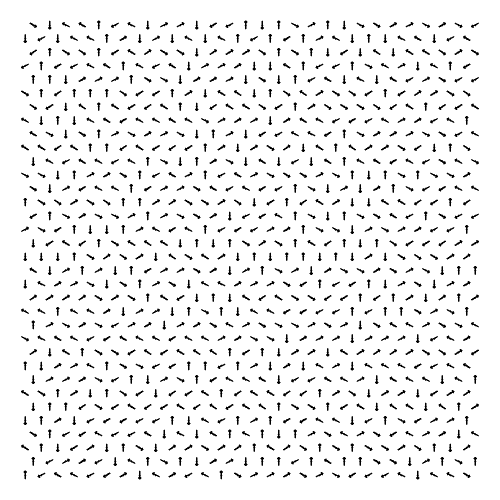
#> input picture img.png, 1000 x 1000 px (shown at 1/2 size)
$ python y-shaped-lattice-reader.py img.png
#> lines starting #> are read from the running program, lines starting #| are printed output that depends on the picture; after the words box and inside, x2 and y2 are one past the last pixel; in counts of white or black regions, pixels touching at a corner belong together; long printed decimals are rounded
### nodeNetwork.py
"""
This file contains the class NodeNetwork which is meant to be an abstract class to contain a network of points over an image.
The class is given an image, 4 corners of a quadrangle, and a number of rows and columns, it then creates a grid over the image of sample points.
You must implement the method getSamplePointsFromSquare() in order to get the sample points to show up in the image.
One "square" should generally be a small repeatable unit for the pattern of the sample. (e.g. one island cluster, one island, etc)

Once the grid is created, it can be split at a given row/col in order to create another "fixed point" which can be moved around.
The NodeNetwork will interpolate a grid between every quadrangle of four fixed points, allowing flexibility for a user to account for distortion in an image.
The output of the nodenetwork will generally just be reading the color of each of the sample points.
"""

import cv2
import numpy as np
import math
from random import random, sample
import time

#constants
WHITE=(255,255,255)
BLACK=(0,0,0)
GREEN=(0,255,0)
BLUE=(255,0,0)
RED=(0,0,255)

#takes in an [x1,y1] and [x2,y2] and returns their distance
def dist(point1, point2):
    return math.sqrt(math.pow(point1[0] - point2[0], 2)+math.pow(point1[1] - point2[1], 2))
#takes in an [x1,y1] and [x2,y2] and returns a point a certain percent between the two
def getIntermediate(point1,point2,percent):
    return [(point2[0]-point1[0])*percent+point1[0], (point2[1]-point1[1])*percent+point1[1]]


#Basic class to hold an x and y value
class Node:
    def __init__(self,x,y):
        self.x=x;
        self.y=y;
    def xyAsIntTuple(self):
        return (int(self.x),int(self.y))
    def xyAsArray(self):
        return [self.x,self.y]
    def drawLineTo(self,node,im):
        im=cv2.line(im, self.xyAsIntTuple(), node.xyAsIntTuple(), RED, 2)
    def copy(self):
        return Node(self.x,self.y)
    def __str__(self):
        return "("+str(self.x)+","+str(self.y)+")"

#turns [x,y] into (x,y)
def xyArrayToIntTuple(arr):
    return (int(arr[0]),int(arr[1]))


#main class
class NodeNetwork:
    def __init__(self,topLeft,topRight,bottomLeft,bottomRight,rows, cols, image,pointSampleRadius=5):
        self.image=image;
        #how far around the pixel to look when determining the color of a point
        assert(pointSampleRadius%2==1)#must be odd
        self.pointSampleWidth=pointSampleRadius
        self.bwImage=self.makeBWImage(image)

        #number of rows and columns
        self.rows=rows;
        self.cols=cols;

        #variables to help with point dragging
        self.selectedPoint=None;
        self.dragging=False

        #format {row: rowIndex, col:colIndex, node:Node}
        self.fixedPoints=[
        {"row":0,"col":0,"node":topLeft},
        {"row":0,"col":cols-1,"node":topRight},
        {"row":rows-1,"col":0,"node":bottomLeft},
        {"row":rows-1, "col":cols-1, "node":bottomRight}
            ]

        #defines boundaries
        self.topLeft=self.fixedPoints[0]["node"];
        self.topRight=self.fixedPoints[1]["node"];
        self.bottomLeft=self.fixedPoints[2]["node"];
        self.bottomRight=self.fixedPoints[3]["node"];

        #rows and columns which contain fixed points
        self.fixedRows=[0,rows-1]
        self.fixedCols=[0,cols-1]


        #array of stored samplepoints
        self.samplePoints=[]
        self.setSamplePoints()

    #turn an image black and white so that it can be easily sampled to find the color of a point
    def makeBWImage(self,image):
        avg_color_per_row = np.average(image, axis=0)
        avg_color = np.average(avg_color_per_row, axis=0)
        avg=np.average(avg_color,axis=0)
        print("Average color:",avg)

        blur = cv2.GaussianBlur(image,(self.pointSampleWidth,self.pointSampleWidth),0)
        self.blurredImage=blur
        ret,self.BWImage=cv2.threshold(blur,avg,255,cv2.THRESH_BINARY)
        cv2.imwrite("bw.jpg", self.BWImage);

    # [33 lines left out: functions countErrors, jiggleNearestFixedPoint, not called in this run]


    #draws the current grid onto an image
    def draw(self,im):

        #draw all fixed points
        sortedPoints=self.getSortedFixedPoints()
        for (i,point) in enumerate(self.getSortedFixedPoints()):
            #draw fixed point
            im=cv2.circle(im,point["node"].xyAsIntTuple(), 5,RED,-1)

            #hasGrid represents if the point is the topLeft corner of a subgrid
            hasGrid=True;
            topLeft=point
            topLeftCoord=point["node"].xyAsArray()
            if(i==len(sortedPoints)-1):#bottomLeftCorner
                hasGrid=False
            elif(point["row"]==self.rows-1):#bottomRow
                hasGrid=False
            elif(point["col"]==self.cols-1):#last col
                hasGrid=False
            else:#has a valid grid
                #if it has a valid grid then get the coordinants of the verticies
                topRight=sortedPoints[i+1]
                bottomLeft=sortedPoints[i+len(self.fixedCols)]
                bottomRight=sortedPoints[i+len(self.fixedCols)+1]
                cols=topRight["col"]-topLeft["col"]
                rows=bottomLeft["row"]-topLeft["row"]

                topRightCoord=topRight["node"].xyAsArray()
                bottomLeftCoord=bottomLeft["node"].xyAsArray()
                bottomRightCoord=bottomRight["node"].xyAsArray()

                #draw the outline and grid
                im=cv2.line(im,xyArrayToIntTuple(topLeftCoord),xyArrayToIntTuple(topRightCoord),BLACK,1)
                im=cv2.line(im,xyArrayToIntTuple(topLeftCoord),xyArrayToIntTuple(bottomLeftCoord),BLACK,1)
                im=cv2.line(im,xyArrayToIntTuple(bottomLeftCoord),xyArrayToIntTuple(bottomRightCoord),BLACK,1)
                im=cv2.line(im,xyArrayToIntTuple(topRightCoord),xyArrayToIntTuple(bottomRightCoord),BLACK,1)

                for (startX,startY,endX,endY) in zip(np.linspace(topLeftCoord[0],topRightCoord[0],cols+1), np.linspace(topLeftCoord[1],topRightCoord[1],cols+1), np.linspace(bottomLeftCoord[0],bottomRightCoord[0],cols+1), np.linspace(bottomLeftCoord[1],bottomRightCoord[1],cols+1)):
                    im=cv2.line(im,(int(startX),int(startY)),(int(endX),int(endY)),RED,1)
                for (startX,startY,endX,endY) in zip(np.linspace(topLeftCoord[0],bottomLeftCoord[0],rows+1), np.linspace(topLeftCoord[1],bottomLeftCoord[1],rows+1), np.linspace(topRightCoord[0],bottomRightCoord[0],rows+1), np.linspace(topRightCoord[1],bottomRightCoord[1],rows+1)):
                    im=cv2.line(im,(int(startX),int(startY)),(int(endX),int(endY)),RED,1)

        #draw the sample points if we are not dragging
        if not self.dragging:
            self.drawSamplePoints(im)

    def drawSamplePoints(self,im):
        samplePoints=self.samplePoints
        for (rowI, row) in enumerate(samplePoints):
            for (vertexI, vertex) in enumerate(row):
                for (pointI, point) in enumerate(vertex):
                    #Draw Point based on color
                    if(point[2]==1):
                        color=RED
                    elif(point[2]==0):
                        color=GREEN
                    elif(point[2]==-1):
                        color=BLUE

                    im=cv2.circle(im,(int(point[0]),int(point[1])),2,color,-1)

                    #Check for errors:
                    if(self.hasError(samplePoints,rowI,vertexI,pointI)):
                        im=cv2.circle(im,(int(point[0]),int(point[1])),5,GREEN,2)

    #given a given row, vertex, point. Determine if there is an error or not
    def hasError(self, samplePoints, rowI, vertexI, pointI):
        raise Exception("You need to define this function")

    #generates the grid based on the subgrids
    def getGrid(self):
        #generate an empty grid representing each point
        grid=[]
        for row in range(self.rows):
            grid.append([])
            for col in range(self.cols):
                grid[len(grid)-1].append("")

        #loop through each fixed point and draw the grid that it is the top left of
        sortedPoints=self.getSortedFixedPoints()
        for (i,point) in enumerate(self.getSortedFixedPoints()):

            #make sure that point is the topleft ofo a grid and not an edge
            hasGrid=True;
            topLeft=point
            topLeftCoord=point["node"].xyAsArray()
            if(i==len(sortedPoints)-1):#bottomLeftCorner
                hasGrid=False
            elif(point["row"]==self.rows-1):#bottomRow
                hasGrid=False
            elif(point["col"]==self.cols-1):#last col
                hasGrid=False
            else:#has a valid grid
                #get grid coordinates if valid grid
                topRight=sortedPoints[i+1]
                bottomLeft=sortedPoints[i+len(self.fixedCols)]
                bottomRight=sortedPoints[i+len(self.fixedCols)+1]
                cols=topRight["col"]-topLeft["col"]
                rows=bottomLeft["row"]-topLeft["row"]

                topRightCoord=topRight["node"].xyAsArray()
                bottomLeftCoord=bottomLeft["node"].xyAsArray()
                bottomRightCoord=bottomRight["node"].xyAsArray()

            #get all the points in that subgrid
            if(hasGrid):
                for (rowI, rowStartX,rowStartY,rowEndX,rowEndY) in  zip(range(0,rows+1), np.linspace(topLeftCoord[0],bottomLeftCoord[0],rows+1), np.linspace(topLeftCoord[1],bottomLeftCoord[1],rows+1), np.linspace(topRightCoord[0],bottomRightCoord[0],rows+1), np.linspace(topRightCoord[1],bottomRightCoord[1],rows+1)):
                    for(colI, pointX, pointY) in zip(range(0,cols+1), np.linspace(rowStartX,rowEndX,cols+1), np.linspace(rowStartY,rowEndY,cols+1)):
                        grid[point["row"]+rowI][point["col"]+colI]=[pointX,pointY]
        return grid

    #given an x, y. Find whether that point in the image should be considered black or white
    # [29 lines left out: function sampleImageColor, not called in this run]

    #same as sampling a color but only returns 1 or -1
    def sampleImage(self,x,y):
        if int(y)<0 or int(y)>=len(self.BWImage) or int(x)<0 or int(x)>=len(self.BWImage[int(y)]):
            return 0
        color=self.BWImage[int(y)][int(x)][0]
        if(color>127):
            return 1
        return -1

    #get sample points as [row][vertex][island] which is an array [x,y,color]
    def setSamplePoints(self):
        image=self.image


        grid=self.getGrid()
        samplePoints=[]
        for (rowI, row) in enumerate(grid[:-1]):
            samplePoints.append([])
            for (pointI,point) in enumerate(row[:-1]):

                #get corners of square
                topLeft=point
                topRight=grid[rowI][pointI+1]
                bottomLeft=grid[rowI+1][pointI]
                bottomRight=grid[rowI+1][pointI+1]

                squareSamplePoints=self.getSamplePointsFromSquare(topLeft,topRight,bottomLeft,bottomRight, row=rowI, col=pointI)
                #get what color each point is

                for samplePoint in squareSamplePoints:

                    samplePoint.append(self.sampleImage(samplePoint[0],samplePoint[1]))


                samplePoints[-1].append(squareSamplePoints)
        self.samplePoints=samplePoints

    def getSamplePointsFromSquare(self,topLeft,topRight,bottomLeft,bottomRight,row=0):
        raise Exception("You need to define this function")

    #given an x,y find the nearest sample point and cycle it between black/white/error states
    # [56 lines left out: functions toggleNearestSamplePoint, getNearestPoint, getNearestFixedPoint, getNearestSamplePoint, not called in this run]

    def selectNearestFixedPoint(self,x,y):
        self.selectedPoint=self.getNearestFixedPoint(x,y)

    #splits gridi into four at the closest ponit
    def splitAtClosestPoint(self,x,y):
        a=self.getNearestPoint(x,y)
        self.addFixedPointRecursive(Node(a["point"][0], a["point"][1]), a["row"], a["col"])

    #get the position of a point at given row and column
    def getPointPosition(self,row,col):
        return self.getGrid()[row][col]

    #adds a fixed point to a row and col
    #BE CAREFUL IT WILL NOT CHECK IF OTHER POINTS NEED TO BE ADDED TO MAKE EVERYTHING SQUARE
    def addFixedPointNotRecursive(self,node,row,col):
        for fixedPoint in self.fixedPoints:
            if(fixedPoint["row"]==row and fixedPoint["col"]==col):
                return;


        if row not in self.fixedRows:
            self.fixedRows.append(row)
        if col not in self.fixedCols:
            self.fixedCols.append(col)
        self.fixedPoints.append({"row":row, "col":col, "node":node})

    #safe to use function to make a given row and col location a fixed point
    #(not actually recursive, it is just called that from when it used to be)
    # [17 lines left out: function addFixedPointRecursive, not called in this run]

    #get fixed points sorted left-to-right, top-to-bottom
    def getSortedFixedPoints(self):
        def eval(node):
            return node["row"]*2*self.cols+node["col"]
        self.fixedPoints.sort(key=eval)
        return self.fixedPoints

    #drag to x,y
    # [26 lines left out: functions updateDragging, stopDragging, drawData, not called in this run]

    #spit out all the point data. Generally it is better to  reemplement this in the subclass
    def dataAsString(self):
        string=""
        for (rowI, row) in enumerate(self.samplePoints):
            for (vertexI, vertex) in enumerate(row):
                for (pointI, point) in enumerate(vertex):
                    string+=str(point[2])+", "
                string+="\t"
            string+="\n"
        return string

    #add row to end of lattice
    # [23 lines left out: functions addRow, addCol, not called in this run]

    #remove last row
    def removeRow(self):
        if self.rows<=2:
            return

        #Save the positions of the fixed points in the row to be removed
        savedPoints=[point for point in self.getSortedFixedPoints() if point["row"]==self.rows-1]

        self.rows-=1
        self.fixedRows.remove(self.rows)
        self.fixedRows.append(self.rows-1)

        #remove fixed points in removed row
        self.fixedPoints=[point for point in self.fixedPoints if point["row"]<self.rows]
        self.fixedCols.sort()
        for (point,col) in zip(savedPoints, self.fixedCols):
            self.addFixedPointNotRecursive(point["node"],self.rows-1,col)
        self.setSamplePoints()


    #removes the last column from the lattice
    def removeCol(self):
        #must have at least two columns
        if self.cols<=2:
            return;

        #save the fixed points in the last column because we have to move them up one
        savedPoints=[point for point in self.getSortedFixedPoints() if point["col"]==self.cols-1]

        #remove column
        self.cols-=1
        self.fixedCols.remove(self.cols)

        #fix the last column
        if self.cols-1 not in self.fixedCols:
            self.fixedCols.append(self.cols-1)

        #add back in the fixed points
        self.fixedPoints=[point for point in self.fixedPoints if point["col"]<self.cols]
        self.fixedRows.sort()
        for (point,row) in zip(savedPoints, self.fixedRows):
            self.addFixedPointNotRecursive(point["node"],row,self.cols-1)
        self.setSamplePoints()

### y-shaped-lattice-reader.py
import cv2
import matplotlib.pyplot as plt
import math
import numpy as np
from random import randint
import argparse
from nodeNetwork import *

#Set up argparser to allow for input image
parser = argparse.ArgumentParser(description='MFM image analysis')
parser.add_argument('image', metavar='image', type=str, nargs='+',help='Path of image')
parser.add_argument('-r', "--rows",  help="number of rows", type=int, default=10)
parser.add_argument('-c', "--columns",  help="number of columns", type=int, default=10)
parser.add_argument('-s', "--spacing",  help="how dense the islands are packed small=denser (default=0.25)", type=float, default=0.25)
parser.add_argument("-o", "--offset",  help="Set if the first row is shifted to the right, don't set if the second row is shifted to the right",action='store_true', default=False)
parser.add_argument("-t", "--trim", help="Set if the offset row is shorter than the non-offset rows",action="store_true", default=False)
parser.add_argument("-a", "--reference_image", help="image of the height(to help line up the sample points)", type=str)
args=parser.parse_args()


#read image and reference image
try:
    image = cv2.imread(args.image[0])
#> image is the input picture: shape (1000, 1000, 3); values 0 (black) and 150 (white), 93.9% white; 952 black regions, largest, box (x1, y1, x2, y2) and area: (124, 99, 140, 111) 68, (222, 99, 238, 111) 68, (255, 98, 271, 110) 68
    image = cv2.resize(image, (1000,1000))
except:
    raise Exception("File not found")

if args.reference_image is not None:
    try:
        height_image = cv2.imread(args.reference_image)
        height_image = cv2.resize(height_image, (1000,1000))
    except:
        raise Exception("File not found")
else:
    height_image=np.zeros((1000,1000,3), np.uint8)


#constants
WHITE=(255,255,255)
BLACK=(0,0,0)
GREEN=(0,255,0)
BLUE=(255,0,0)
RED=(0,0,255)

shiftConstant=args.spacing;
show_ref_image=False
class YShapeNodeNetwork(NodeNetwork):
    def getSamplePointsFromSquare(self,topLeft,topRight,bottomLeft,bottomRight,row=0,col=0):
        #multiplier for how far the sample points are from the edge of the square

        #get center of sides of square
        centerTop=[topLeft[0]+(topRight[0]-topLeft[0])/2, topLeft[1]+(topRight[1]-topLeft[1])/2]
        centerLeft=[topLeft[0]+(bottomLeft[0]-topLeft[0])/2, topLeft[1]+(bottomLeft[1]-topLeft[1])/2]
        centerRight=[topRight[0]+(bottomRight[0]-topRight[0])/2, topRight[1]+(bottomRight[1]-topRight[1])/2]
        centerBottom=[bottomLeft[0]+(bottomRight[0]-bottomLeft[0])/2, bottomLeft[1]+(bottomRight[1]-bottomLeft[1])/2]

        #square width and height
        width=(centerRight[0]-centerLeft[0])
        height=(centerBottom[1]-centerTop[1])

        #sample points are stored as [x,y,color]
        leftSamplePoint=[topLeft[0]+width*shiftConstant, topLeft[1]+height*shiftConstant]
        rightSamplePoint=[topRight[0]-width*shiftConstant, topRight[1]+height*shiftConstant]
        middleSamplePoint=[(centerLeft[0]+centerRight[0])/2,(centerLeft[1]+centerRight[1])/2]
        bottomSamplePoint=[centerBottom[0], centerBottom[1]-height*shiftConstant]

        samplePoints=[leftSamplePoint, rightSamplePoint, middleSamplePoint, bottomSamplePoint]

        if((row%2==0 and args.offset==True) or (row%2==1 and args.offset==False) ):
            for point in samplePoints:
                point[0]+=width/2

            #odd rows are shorter
            if(args.trim and col+1==self.cols-1):
                return [];


        return samplePoints
    def drawData(self, im):
        if not self.dragging:
            samplePoints=self.samplePoints;

            height, width, channels = im.shape

            for (rowI, row) in enumerate(samplePoints):
                for (vertexI, vertex) in enumerate(row):
                    for (pointI, point) in enumerate(vertex):
                        if(point[2]==1):
                            color=WHITE
                        elif(point[2]==0):
                            color=RED
                        else:
                            color=BLACK
                        if(pointI!=2):
                            im=cv2.line(im,(int(point[0]),int(point[1])),(int(vertex[2][0]),int(vertex[2][1])),color,2)
                        im=cv2.circle(im, (int(point[0]),int(point[1])), 3, color, -1)
    def hasError(self, samplePoints, rowI, vertexI, pointI):
        if(pointI==2):
            sum=0;
            for point in samplePoints[rowI][vertexI]:
                sum+=point[2]
            if(sum==0):
                return False
            else:
                return True
        else:
            return False


n=YShapeNodeNetwork(Node(10,10),Node(800,10),Node(30,800),Node(700,700),args.rows+1, args.columns+1,image)
#> in makeBWImage, `avg_color_per_row = np.average(image, axis=0)`: avg_color_per_row = 1000 rows, first 8: [150, 150, 150], [150, 150, 150], [150, 150, 150], [150, 150, 150], [150, 150, 150], [150, 150, 150], [150, 150, 150], [150, 150, 150]
#> in makeBWImage, `avg_color = np.average(avg_color_per_row, axis=0)`: avg_color = [140.9, 140.9, 140.9]
#> in makeBWImage, `avg=np.average(avg_color,axis=0)`: avg = 140.9
#| Average color: 140.874
#> in makeBWImage, `blur = cv2.GaussianBlur(image,(self.pointSampleWidth,self.pointSampleW..`:
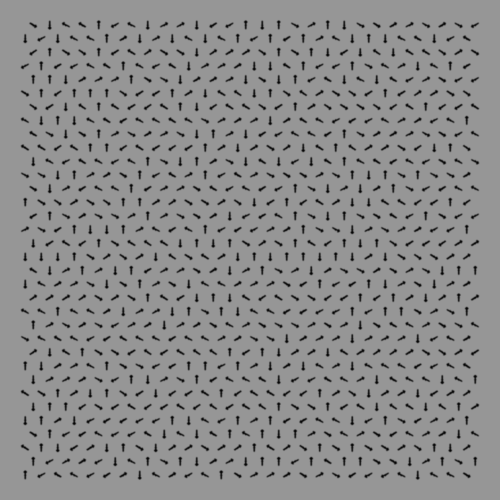
#> blur: shape (1000, 1000, 3) (shown at 1/2 size); min 1, max 150, mean 140.9
#> in makeBWImage, `ret,self.BWImage=cv2.threshold(blur,avg,255,cv2.THRESH_BINARY)`:
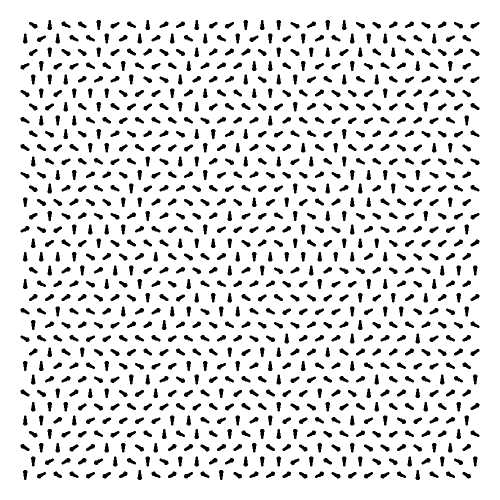
#> self.BWImage: shape (1000, 1000, 3) (shown at 1/2 size); 88% white; 952 black regions, largest, box (x1, y1, x2, y2) and area: (254, 97, 272, 111) 133, (450, 97, 468, 111) 133, (843, 97, 861, 111) 133
#> in makeBWImage, `ret,self.BWImage=cv2.threshold(blur,avg,255,cv2.THRESH_BINARY)`: ret = 140
#> the loop in setSamplePoints, `for (rowI, row) in enumerate(grid[:-1]):` made 10 passes
n.pointSampleWidth=3


def show():
    imWidth=1000;
    imHeight=1000;

    if(show_ref_image):
        outputImage=height_image.copy()
    else:
        outputImage=image.copy()
    n.draw(outputImage)
#> the loop in draw, `for (i,point) in enumerate(self.getSortedFixedPoints()):` made 4 passes
#> pass 1, in draw, `im=cv2.line(im,xyArrayToIntTuple(topLeftCoord),xyArrayToIntTuple(topRi..`:
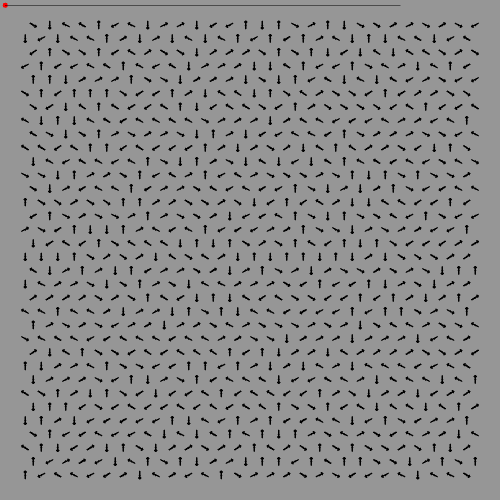
#> im: shape (1000, 1000, 3) (shown at 1/2 size); mean B, G, R 140.7, 140.7, 140.8
#> pass 1, in draw, `im=cv2.line(im,xyArrayToIntTuple(topLeftCoord),xyArrayToIntTuple(botto..`:
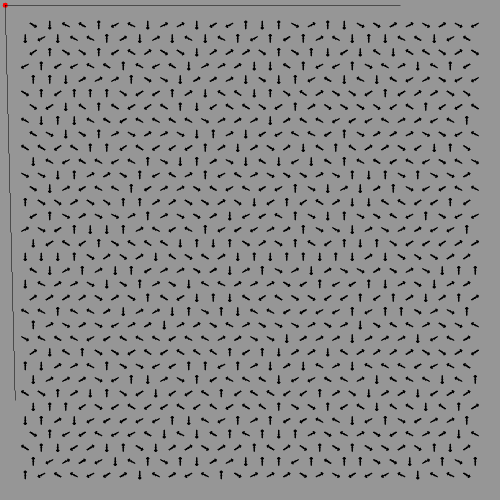
#> im: shape (1000, 1000, 3) (shown at 1/2 size); 0.08% of pixels changed, all inside (x1, y1, x2, y2) = (10, 11, 31, 801)
#> pass 1, in draw, `im=cv2.line(im,xyArrayToIntTuple(bottomLeftCoord),xyArrayToIntTuple(bo..`:
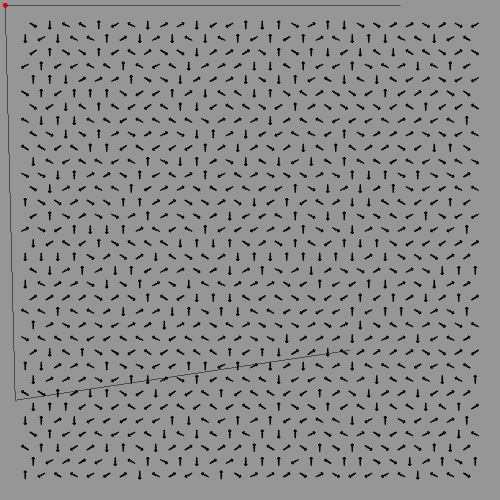
#> im: shape (1000, 1000, 3) (shown at 1/2 size); 0.06% of pixels changed, all inside (x1, y1, x2, y2) = (31, 700, 701, 801)
#> after the loop in draw, `for (i,point) in enumerate(self.getSortedFixedPoints()):`:
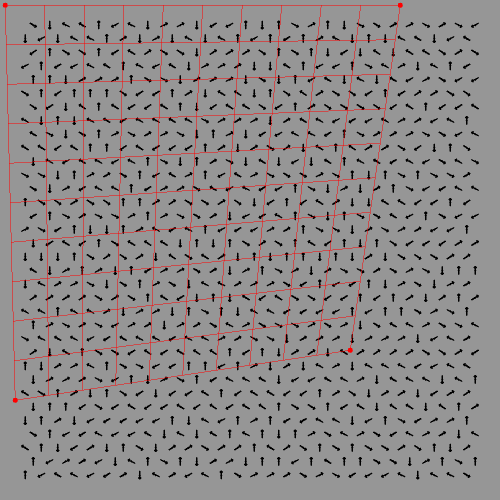
#> im: shape (1000, 1000, 3) (shown at 1/2 size); 1.63% of pixels changed, all inside (x1, y1, x2, y2) = (10, 5, 806, 806)
#> (the rest of the program and of its run is left out)
